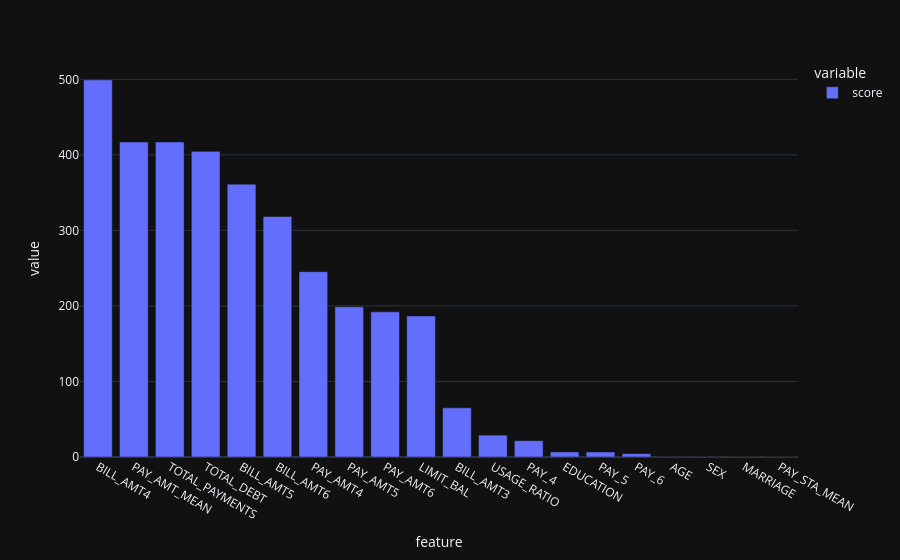

Notebook cell for this chart:
### Code cell
fig = px.bar(df_scores, template = "plotly_dark")
fig.show()

### Figure 1 — Plotly figure (JSON) as saved in the notebook; plotly's stock layout.template omitted (floating-point values rounded to 4 significant figures)
{"data": [{"hovertemplate": "variable=score<br>feature=%{x}<br>value=%{y}<extra></extra>", "legendgroup": "score", "marker": {"color": "#636efa", "pattern": {"shape": ""}}, "name": "score", "orientation": "v", "showlegend": true, "textposition": "auto", "type": "bar", "x": ["BILL_AMT4", "PAY_AMT_MEAN", "TOTAL_PAYMENTS", "TOTAL_DEBT", "BILL_AMT5", "BILL_AMT6", "PAY_AMT4", "PAY_AMT5", "PAY_AMT6", "LIMIT_BAL", "BILL_AMT3", "USAGE_RATIO", "PAY_4", "EDUCATION", "PAY_5", "PAY_6", "AGE", "SEX", "MARRIAGE", "PAY_STA_MEAN"], "xaxis": "x", "y": [499.3, 417.0, 417.0, 404.7, 361.2, 318.4, 245.4, 198.8, 192.2, 186.8, 65.09, 28.91, 21.62, 6.683, 6.627, 4.458, 0.3314, 0.3076, 0.002117, 0.0004374], "yaxis": "y"}], "layout": {"barmode": "relative", "legend": {"title": {"text": "variable"}, "tracegroupgap": 0}, "margin": {"t": 60}, "xaxis": {"anchor": "y", "domain": [0, 1], "title": {"text": "feature"}}, "yaxis": {"anchor": "x", "domain": [0, 1], "title": {"text": "value"}}}}
